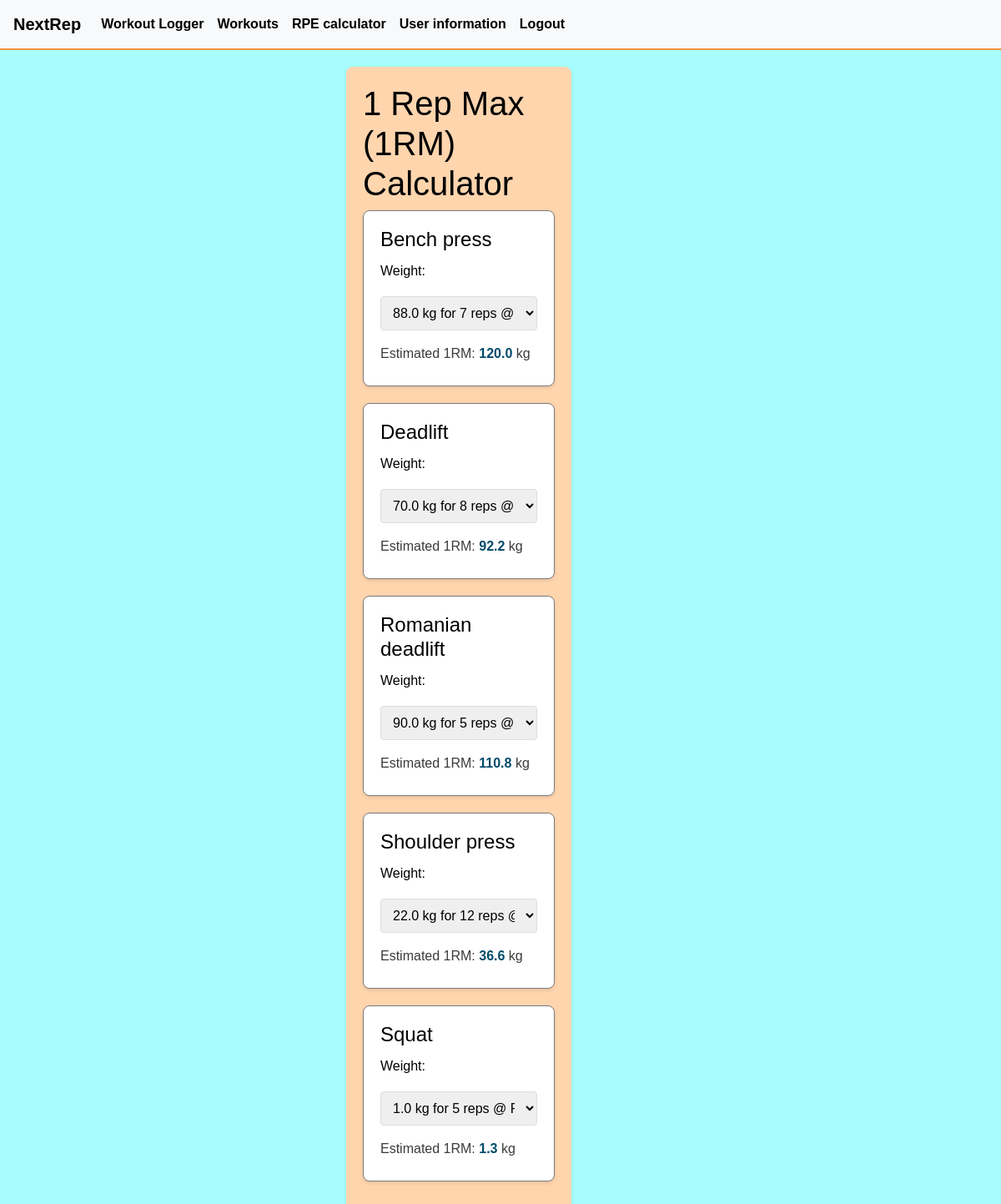
The app's page /rpecalc (signed in) with its own data.
### app/models.py (models this page shows, shortened)
class Workout(db.Model):
    userEmail = db.Column(db.String(500), db.ForeignKey('user.email'), primary_key=True)
    exerciseName = db.Column(db.String(500), db.ForeignKey('exercise.name'), primary_key=True)
    date = db.Column(db.Date, primary_key=True)
    sets = db.Column(db.Integer)
    reps = db.Column(db.Integer)
    weight = db.Column(db.Float)
    difficulty = db.Column(db.Integer)
    notes = db.Column(db.String(500))

### app/views.py (the view)
@app.route('/rpecalc', methods=['GET'])
@login_required
def rpecalc():
    app.logger.info('rpecalc route request')
    workouts = Workout.query.filter_by(userEmail=current_user.email).all()
    exercise_data = {}
    for workout in workouts:
        if workout.exerciseName not in exercise_data:
            app.logger.info(f'Adding exercise {workout.exerciseName} to data')
            exercise_data[workout.exerciseName] = []
        exercise_data[workout.exerciseName].append({
            'weight': workout.weight,
            'reps': workout.reps,
            'rpe': workout.difficulty
        })
    return render_template('rpecalc.html', title='RPE Calculator', exercises=exercise_data)

### app/__init__.py (called while the page is built)
@login_manager.user_loader
def load_user(email):
    return User.query.get(email)

### app/templates/rpecalc.html (shortened to what this page needs)
{% extends "base2.html" %}
{% block content %}
<body>
<div class="container">
    <h1>1 Rep Max (1RM) Calculator</h1>
    <div id="exercise-list">
        {% for exercise, records in exercises.items() %}
        <div class="card">
            <h3>{{ exercise }}</h3>
            <div>
                <label for="weight-{{ exercise }}">Weight:</label>
                <select id="weight-{{ exercise }}">
                    {% for record in records %}
                    <option value="{{ record.weight }}" data-reps="{{ record.reps }}" data-rpe="{{ record.rpe }}">
                        {{ record.weight }} kg for {{ record.reps }} reps @ RPE {{ record.rpe }}
                    </option>
                    {% endfor %}
                </select>
            </div>
            <div>
                <p>Estimated 1RM: <span id="e1rm-{{ exercise }}" class="e1rm-result">--</span> kg</p>
            </div>
        </div>
        {% endfor %}
    </div>
</div>
</body>
</html>
{% endblock %}

### app/static/style.css (style rules this page uses)
body { font-family: Arial, sans-serif; margin: 0; padding: 0; background-color: #a7fdfe; color: #000000; line-height: 1.6; }
.container { max-width: 1200px; margin: 20px auto; padding: 20px; background: #ffd5ae; border-radius: 8px; box-shadow: 0 2px 5px rgba(0, 0, 0, 0.1); }
h1, h3 { color: #000000; }
p, label, input, select, button { font-size: 1rem; color: #000000; }
.card, .workout-box { background-color: #ffffff; border: 1px solid #7a7a7a; border-radius: 8px; box-shadow: 0 2px 4px rgba(0, 0, 0, 0.1); padding: 20px; margin-bottom: 20px; }
.card h3, .workout-box h3 { font-size: 1.5rem; margin-bottom: 10px; }
.card p, .workout-box p { margin: 5px 0; font-size: 1rem; color: #3b3b3b; }
input, select, textarea { width: 100%; padding: 10px; margin: 10px 0; border: 1px solid #ddd; border-radius: 4px; box-sizing: border-box; }
.e1rm-result { font-weight: bold; color: #004b6b; }

### records on screen
Workout: exerciseName "Bench press"
Workout: exerciseName "Deadlift"
Workout: exerciseName "Romanian deadlift"
Workout: exerciseName "Shoulder press"
Workout: exerciseName "Squat"

### other values on screen
form field value "88.0 kg for 7 reps @ RPE 7"
form field value "70.0 kg for 8 reps @ RPE 9"
form field value "90.0 kg for 5 reps @ RPE 8"
form field value "22.0 kg for 12 reps @ RPE 7"
form field value "1.0 kg for 5 reps @ RPE 6"
